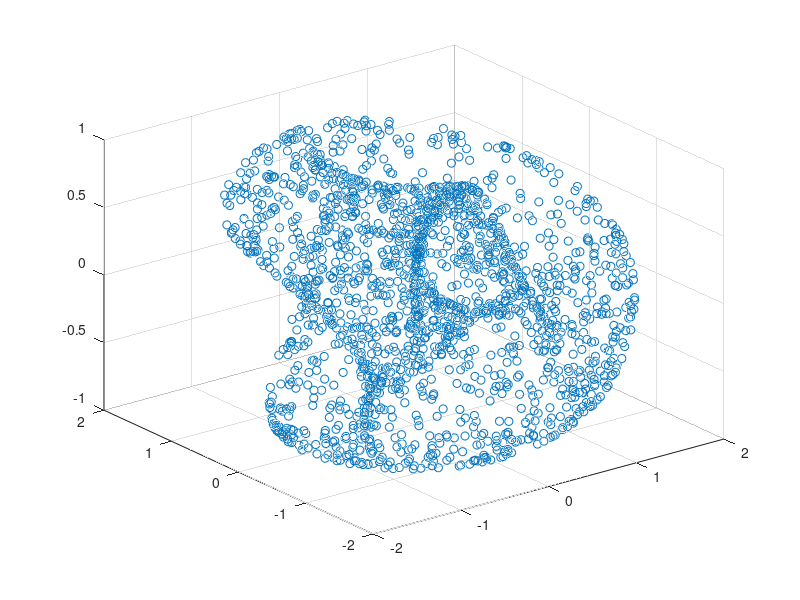

Write the MATLAB code that produced this figure.
% surface of figure 8 klein
a = 1;
t1 = -pi : pi/12 : pi;
t2 = -pi : pi/12 : pi;
[u,v] = meshgrid(t1, t2);
x = (cos(u).*(a+sin(v).*cos(u/2)-sin(2*v).*sin(u/2)/2));
y = (sin(u).*(a+sin(v).*cos(u/2)-sin(2*v).*sin(u/2)/2));
z = (sin(u/2).*sin(v)+cos(u/2).*sin(2*v)/2);
surf(x,y,z)

% randomly generate points
v = -pi*rand(1, 2000)*pi;
u = -pi*rand(1, 2000)*pi;

x = (cos(u).*(a+sin(v).*cos(u/2)-sin(2*v).*sin(u/2)/2));
y = (sin(u).*(a+sin(v).*cos(u/2)-sin(2*v).*sin(u/2)/2));
z = (sin(u/2).*sin(v)+cos(u/2).*sin(2*v)/2);
scatter3(x,y,z);